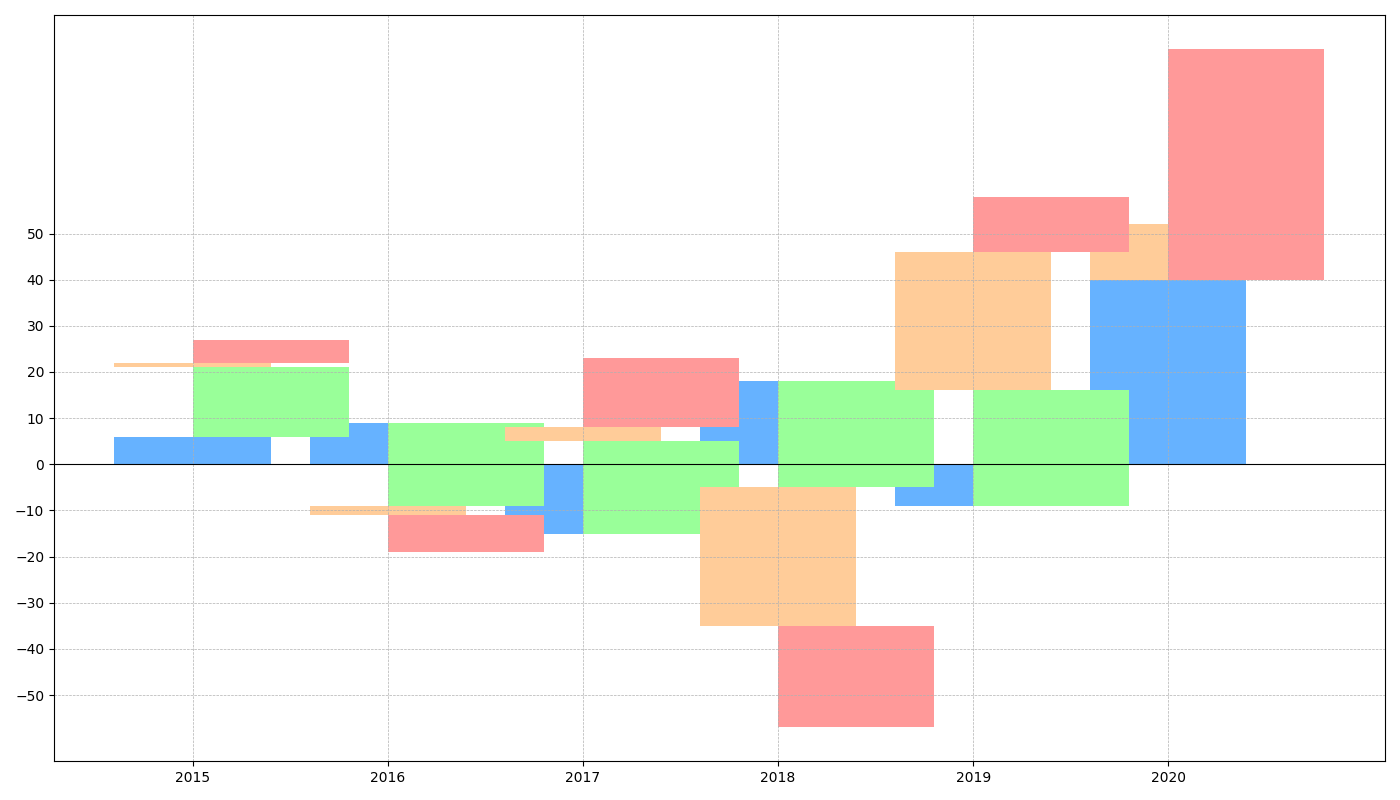

The script that drew this image:
import matplotlib.pyplot as plt
import numpy as np

years = np.arange(2015, 2021)

ai_revenue = [6, 9, -15, 18, -9, 40]
cybersecurity_revenue = [15, -18, 20, -23, 25, 12]
blockchain_revenue = [1, -2, 3, -30, 30, -12]
cloud_revenue = [5, -8, 15, -22, 12, 50]

fig, ax = plt.subplots(figsize=(14, 8))

ax.bar(years, ai_revenue, color='#66B2FF', align='center', linestyle='--') # Changed color
ax.bar(years, cybersecurity_revenue, bottom=ai_revenue, color='#99FF99', align='edge', linestyle='-') # Changed color
new_bars = np.add(ai_revenue, cybersecurity_revenue).tolist()
ax.bar(years, blockchain_revenue, bottom=new_bars, color='#FFCC99', align='center', linestyle='-.') # Changed color
new_bars = np.add(new_bars, blockchain_revenue).tolist()
ax.bar(years, cloud_revenue, bottom=new_bars, color='#FF9999', align='edge', linestyle=':') # Changed color

ax.set_xticks(years)
ax.set_yticks(np.arange(-50, 51, 10))
ax.grid(True, linestyle='--', linewidth=0.5)
ax.axhline(0, color='black', linewidth=0.8)

plt.tight_layout()

plt.show()
